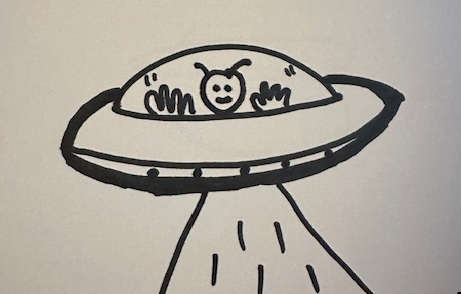
#> input picture sketches/alien_1.jpeg, 461 x 294 px
$ python analyze.py
#> lines starting #> are read from the running program, lines starting #| are printed output that depends on the picture; after the words box and inside, x2 and y2 are one past the last pixel; in counts of white or black regions, pixels touching at a corner belong together
### metrics.py
import cv2
import numpy as np
from PIL import Image, ImageOps

def find_edges(image):
    gray = np.array(image.convert("L"))
    gray = cv2.GaussianBlur(gray, (5, 5), 0)
    return cv2.Canny(gray, 50, 150) > 0

def sketch_scores(control, image, tol=4):
    sketch = np.array(control.convert("L")) > 127
    edges = find_edges(image)
    if not edges.any():
        return 0.0, 0.0

    dist_to_edge = cv2.distanceTransform((~edges).astype(np.uint8), cv2.DIST_L2, 3)
    dist_to_sketch = cv2.distanceTransform((~sketch).astype(np.uint8), cv2.DIST_L2, 3)

    recall = (dist_to_edge[sketch] <= tol).mean()
    precision = (dist_to_sketch[edges] <= tol).mean()
    return float(recall), float(precision)


# [6 lines that do not run on import are left out]

### analyze.py
import csv
from pathlib import Path
from PIL import Image, ImageDraw, ImageFont
import matplotlib.pyplot as plt
from metrics import sketch_scores

SKETCHES = ["alien_1", "alien_2", "alien_3"]
SCALES = [0.0, 0.5, 1.0, 1.3]
STYLES = ["oil", "photo", "watercolor"]

def make_row(images, labels, size=256):
    """Make a row of images with labels below each image."""
    row = Image.new("RGB", (size * len(images), size + 30), "white")
    draw = ImageDraw.Draw(row)
    font = ImageFont.load_default(size=14)
    for i, (img, label) in enumerate(zip(images, labels)):
        row.paste(img.convert("RGB").resize((size, size)),(i * size, 0))
        draw.text((i * size + 5, size + 5), label, fill="black", font=font)
    return row

grids = Path("outputs/grids")
grids.mkdir(exist_ok=True)
rows = []
for name in SKETCHES:
    folder = Path("outputs") / name
    sketch = Image.open(f"sketches/{name}.jpeg")
#> sketch is the input picture: PIL image 461x294 RGB; mean R, G, B 173.3, 167.4, 158
    control = Image.open(folder / "control.png")
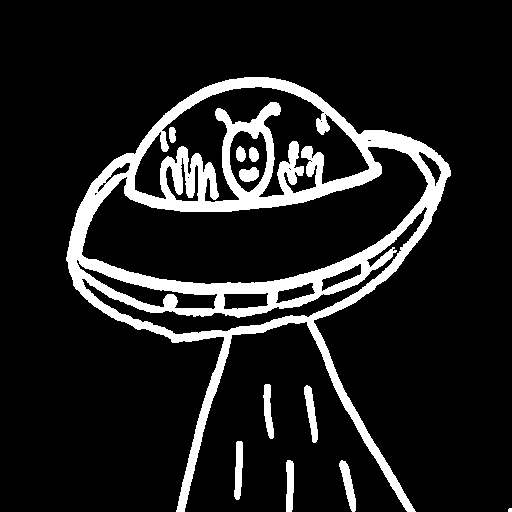
#> input picture outputs/alien_1/control.png, 512 x 512 px
#> control is the input picture: PIL image 512x512 RGB; 12.4% white; 11 white regions (1 under 20 px), largest, box (x1, y1, x2, y2) and area: (66, 77, 451, 512) 29874, (304, 385, 318, 443) 410, (339, 460, 356, 512) 406

    # Grid 1: sketch strength
    images, labels = [sketch, control], ["sketch", "control"]
#> labels = ['sketch', 'control']
    for scale in SCALES:
        img = Image.open(folder / f"scale_{scale}.png")
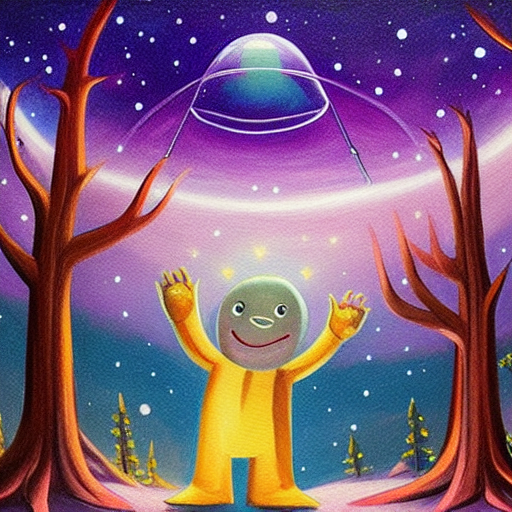
#> input picture outputs/alien_1/scale_0.0.png, 512 x 512 px
#> img is the input picture: PIL image 512x512 RGB; mean R, G, B 127.8, 93.3, 121.8
        recall, precision = sketch_scores(control, img)
#> in find_edges, `return cv2.Canny(gray, 50, 150) > 0`: returned value: shape (512, 512) bool; 6.2% white in thin lines or dots
#> in sketch_scores, `dist_to_sketch = cv2.distanceTransform((~sketch).astype(np.uint8), cv2..`:
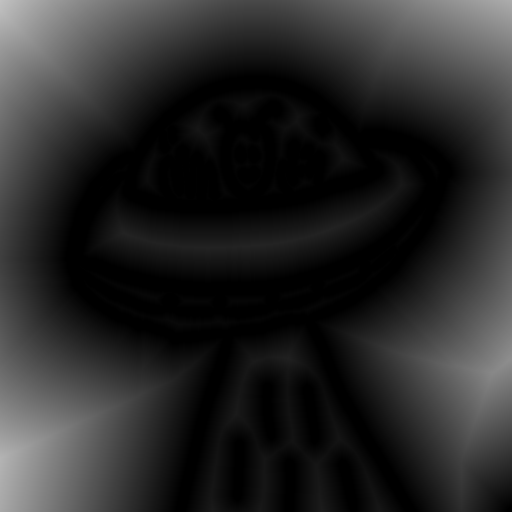
#> dist_to_sketch: shape (512, 512) float32; min 0, max 193.6, mean 41.3
#> in sketch_scores, `recall = (dist_to_edge[sketch] <= tol).mean()`: recall = 0.336
#> in sketch_scores, `precision = (dist_to_sketch[edges] <= tol).mean()`: precision = 0.209
#> recall = 0.336; precision = 0.209
        rows.append({"sketch": name, "experiment": "scale", "setting": scale,
                     "recall": round(recall, 3), "precision": round(precision, 3)})
        images.append(img)
        labels.append(f"scale {scale} | recall {recall:.2f}")
    make_row(images, labels).save(grids / f"{name}_scale.png")
#> in make_row, `row = Image.new("RGB", (size * len(images), size + 30), "white")`: row: PIL image 1536x286 RGB; every value is 255
#> after the loop in make_row, `for i, (img, label) in enumerate(zip(images, labels)):`:
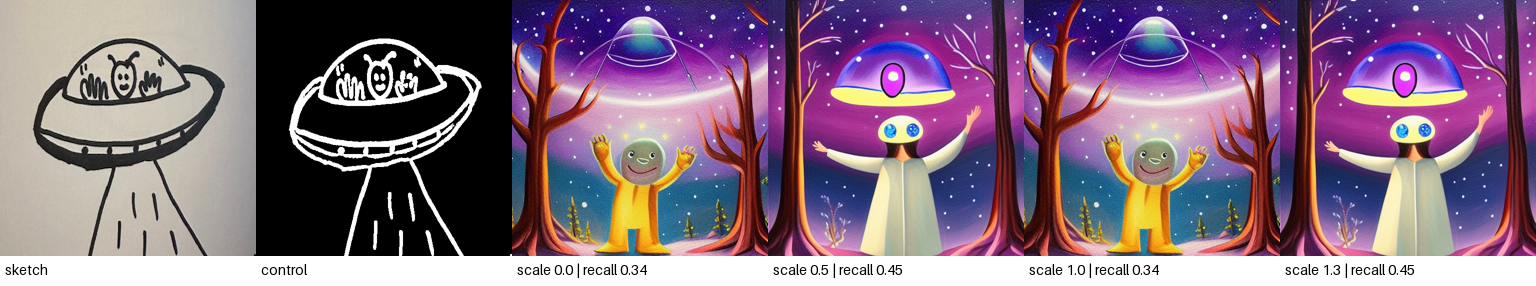
#> row: PIL image 1536x286 RGB; mean R, G, B 132.4, 107.7, 128.8

    # Grid 2: styles
    images, labels = [sketch], ["sketch"]
#> labels = ['sketch']
    for style in STYLES:
        img = Image.open(folder / f"style_{style}.png")
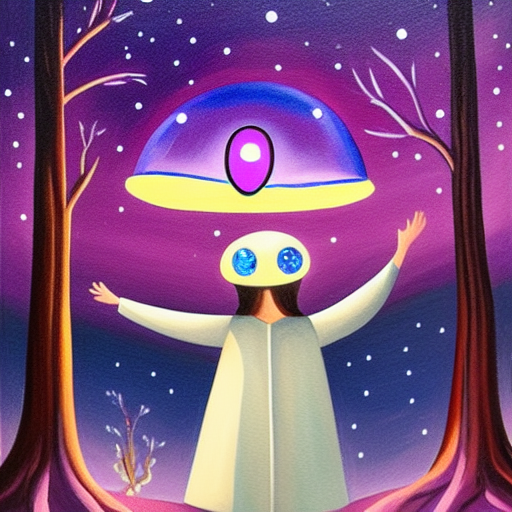
#> input picture outputs/alien_1/scale_0.5.png, 512 x 512 px, given in place of style_oil.png, which was not available
#> img is the input picture: PIL image 512x512 RGB; mean R, G, B 127.4, 82.1, 129
        recall, precision = sketch_scores(control, img)
#> in find_edges (call 5), `gray = np.array(image.convert("L"))`:
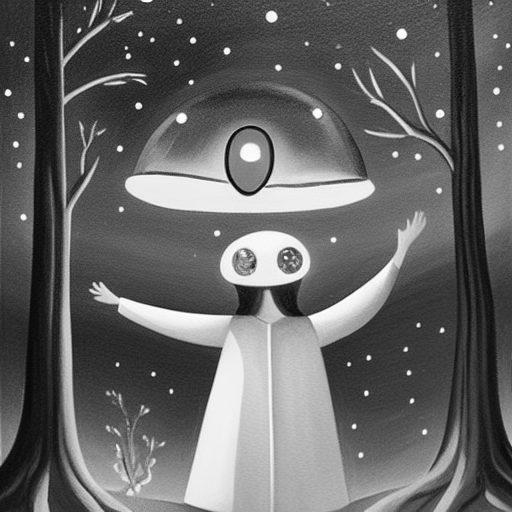
#> gray: shape (512, 512); min 3, max 255, mean 101
#> in find_edges (call 5), `return cv2.Canny(gray, 50, 150) > 0`: returned value: shape (512, 512) bool; 4.9% white in thin lines or dots
#> in sketch_scores (call 5), `dist_to_edge = cv2.distanceTransform((~edges).astype(np.uint8), cv2.DI..`:
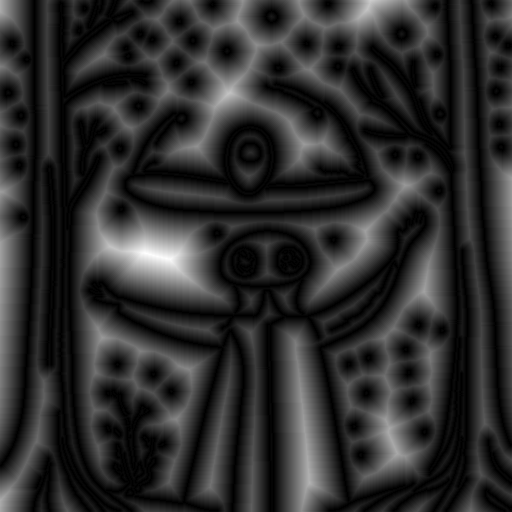
#> dist_to_edge: shape (512, 512) float32; min 0, max 48.71, mean 9; drawn with min black and max white
#> in sketch_scores (call 5), `recall = (dist_to_edge[sketch] <= tol).mean()`: recall = 0.448
#> in sketch_scores (call 5), `precision = (dist_to_sketch[edges] <= tol).mean()`: precision = 0.269
#> recall = 0.448; precision = 0.269
#> (the run stopped early here; a loop or call above may not have finished)
